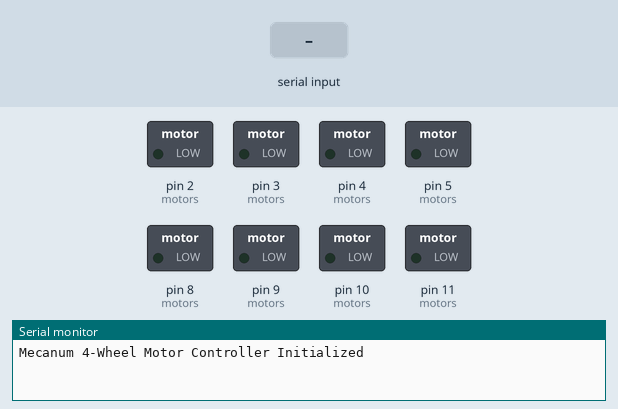
Simulated run of this sketch. Board: Arduino Uno, built with avr-gcc and run on an emulated ATmega328P. Shown: switched loads named in the sketch (green lamp = pin HIGH), the last lines printed to the serial monitor. The test bench sets the inputs (shaded band).

Above: at 1.2 s.
1.3 s: "90,45,200,10\n" received over Serial
At 1.6 s:
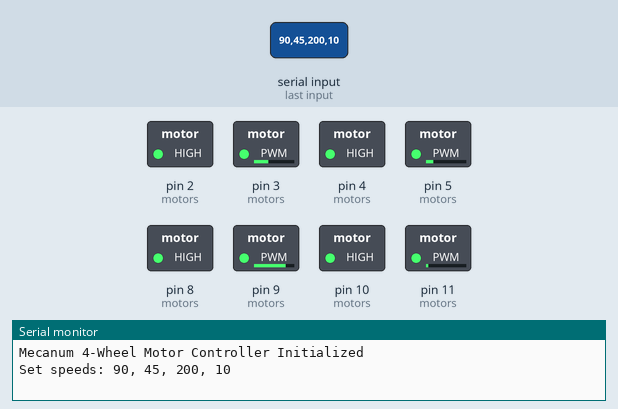
2.8 s: "90,45\n" received over Serial
Timing chart, 0 to 5.8 s (numbered marks = the images above; inputs shaded):
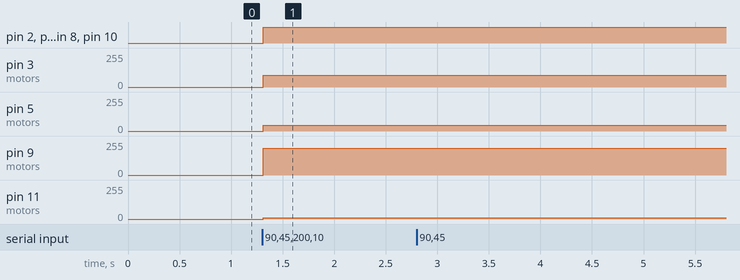

Measured:
- after the input at 1.3 s, pin 2 (motors), pin 4 (motors), pin 8 (motors), pin 10 (motors): LOW → HIGH at once; pin 3 (motors): 0/255 → 90/255 at once; pin 5 (motors): 0/255 → 45/255 at once; pin 9 (motors): 0/255 → 200/255 at once; pin 11 (motors): 0/255 → 10/255 at once

The sketch:

mecanum-basic-controller.ino
```cpp
/*
 * mecanum-basic-controller.ino
 * Version: 1.0
 *
 * Description: Basic controller for 4-wheel Mecanum drive using RMCS-2305 motor drivers.
 * Provides core functionality for controlling a Mecanum robot via serial commands.
 *
 * Compatible with:
 *   - controller-test.py
 *   - controller-test-advanced.py
 *
 * Original description follows:
 */

/*
 * 4-Wheel Mecanum Drive Motor Controller for RMCS-2305 Drivers
 *

 * Hardware Setup:
 * ---------------
 * - Two RMCS-2305 Dual Motor Drivers are used.
 * - Motor Driver 1 (Front):
 *     • Channel 1 (Front Left): DIR pin to Arduino pin 2, PWM pin to pin 3.
 *     • Channel 2 (Front Right): DIR pin to Arduino pin 4, PWM pin to pin 5.
 * - Motor Driver 2 (Rear):
 *     • Channel 1 (Rear Left): DIR pin to Arduino pin 8, PWM pin to pin 9.
 *     • Channel 2 (Rear Right): DIR pin to Arduino pin 10, PWM pin to pin 11.
 *
 * - The drivers' SLEEP pins should be tied HIGH to enable them.
 * - Optionally, a potentiometer can be connected to analog pin A0.
 *
 * Command Protocol:
 * -----------------
 * Commands are single lines of text terminated by newline.
 * Format: "num,num,num,num" where each number represents the PWM speed
 * (range -255 to 255) for one motor:
 *   • Motor 0: Front Left
 *   • Motor 1: Front Right
 *   • Motor 2: Rear Left
 *   • Motor 3: Rear Right
 * A positive value runs the motor forward (DIR HIGH) and negative reverses it.
 */

#include <Arduino.h>

// Enable debug printing by setting DEBUG to 1; set to 0 to disable.
#define DEBUG 1

// --- Motor Configuration ---

// Structure to hold motor pin assignments.
struct Motor {
  uint8_t dirPin; // Direction control pin
  uint8_t pwmPin; // PWM (speed) control pin
};

// Using an enum for clarity on motor indices.
enum MotorIndex {
  FRONT_LEFT = 0,
  FRONT_RIGHT,
  REAR_LEFT,
  REAR_RIGHT
};

// Define our four motors (order: Front Left, Front Right, Rear Left, Rear Right).
Motor motors[4] = {
  {2, 3},   // Front Left (Driver 1, channel 1)
  {4, 5},   // Front Right (Driver 1, channel 2)
  {8, 9},  // Rear Left (Driver 2, channel 1)
  {10, 11}   // Rear Right (Driver 2, channel 2)
};

const unsigned long BAUD_RATE = 9600;
const int NUM_MOTORS = 4;
const int PWM_MAX = 255;

// --- Serial Command Buffer Settings ---

#define CMD_BUFFER_SIZE 64   // Maximum command length
char cmdBuffer[CMD_BUFFER_SIZE];  // Buffer to store incoming command
int cmdIndex = 0;                 // Current position in the buffer

// --- Function Prototypes ---
void setupMotorPins();
void processSerialInput();
void handleCommand(const char* command);
bool parseCommand(const char* command, int speeds[NUM_MOTORS]);
void setMotorSpeed(int index, int speed);
void debugPrint(const char* msg);

void setup() {
  // Initialize motor control pins.
  setupMotorPins();

  // (Optional: initialize analog input for a potentiometer.)
  pinMode(A0, INPUT);

  Serial.begin(BAUD_RATE);
  while (!Serial) {
    ; // Wait for the serial port to connect (needed for native USB)
  }
  Serial.println("Mecanum 4-Wheel Motor Controller Initialized");
}

void loop() {
  // Process incoming serial data without blocking the main loop.
  processSerialInput();

  // Additional periodic tasks (e.g., sensor readings) can be added here.
}

/*
 * setupMotorPins()
 * Initializes all motor pins as OUTPUT.
 */
void setupMotorPins() {
  for (int i = 0; i < NUM_MOTORS; i++) {
    pinMode(motors[i].dirPin, OUTPUT);
    pinMode(motors[i].pwmPin, OUTPUT);
  }
}

/*
 * processSerialInput()
 * Reads serial data one character at a time into a fixed buffer.
 * When a newline (or carriage return) is encountered, the complete command
 * is processed and the buffer is reset.
 */
void processSerialInput() {
  while (Serial.available() > 0) {
    char c = Serial.read();
    // End of command detected.
    if (c == '\n' || c == '\r') {
      if (cmdIndex > 0) {
        cmdBuffer[cmdIndex] = '\0';  // Null-terminate the string.
        handleCommand(cmdBuffer);
        cmdIndex = 0;  // Reset buffer for the next command.
      }
    } else {
      if (cmdIndex < CMD_BUFFER_SIZE - 1) {
        cmdBuffer[cmdIndex++] = c;
      } else {
        Serial.println("Error: Command buffer overflow.");
        cmdIndex = 0;  // Reset on overflow to avoid corrupt commands.
      }
    }
  }
}

/*
 * handleCommand()
 * Processes a complete command string by parsing it and applying motor speeds.
 *
 * Parameters:
 *   command - A null-terminated C-string containing the command.
 */
void handleCommand(const char* command) {
  int speeds[NUM_MOTORS] = {0};
  if (parseCommand(command, speeds)) {
    // Update each motor with the parsed speed.
    for (int i = 0; i < NUM_MOTORS; i++) {
      setMotorSpeed(i, speeds[i]);
    }
    // Debug: Print the received speeds.
    #if DEBUG
    Serial.print("Set speeds: ");
    for (int i = 0; i < NUM_MOTORS; i++) {
      Serial.print(speeds[i]);
      if (i < NUM_MOTORS - 1) Serial.print(", ");
    }
    Serial.println();
    #endif
  } else {
    Serial.println("Error: Command parsing failed.");
  }
}

/*
 * parseCommand()
 * Parses a command string formatted as "num,num,num,num" into an array of integers.
 *
 * Parameters:
 *   command - The input command string.
 *   speeds  - An array to be filled with the parsed speed values.
 *
 * Returns:
 *   true if exactly 4 integers are successfully parsed, false otherwise.
 */
bool parseCommand(const char* command, int speeds[NUM_MOTORS]) {
  int numParsed = sscanf(command, "%d,%d,%d,%d",
                         &speeds[0], &speeds[1], &speeds[2], &speeds[3]);
  return (numParsed == NUM_MOTORS);
}

/*
 * setMotorSpeed()
 * Sets the speed and direction for the specified motor.
 *
 * Parameters:
 *   index - The index of the motor (0 to 3).
 *   speed - A signed integer (-PWM_MAX to PWM_MAX). Positive for forward, negative for reverse.
 */
void setMotorSpeed(int index, int speed) {
  if (index < 0 || index >= NUM_MOTORS) return;
  int absSpeed = abs(speed);
  absSpeed = constrain(absSpeed, 0, PWM_MAX);
  // Set direction: HIGH for forward, LOW for reverse.
  digitalWrite(motors[index].dirPin, (speed >= 0) ? HIGH : LOW);
  analogWrite(motors[index].pwmPin, absSpeed);
}

/*
 * debugPrint()
 * Utility function for printing debug messages if debugging is enabled.
 *
 * Parameters:
 *   msg - The message to print.
 */
void debugPrint(const char* msg) {
  #if DEBUG
  Serial.println(msg);
  #endif
} 
```
